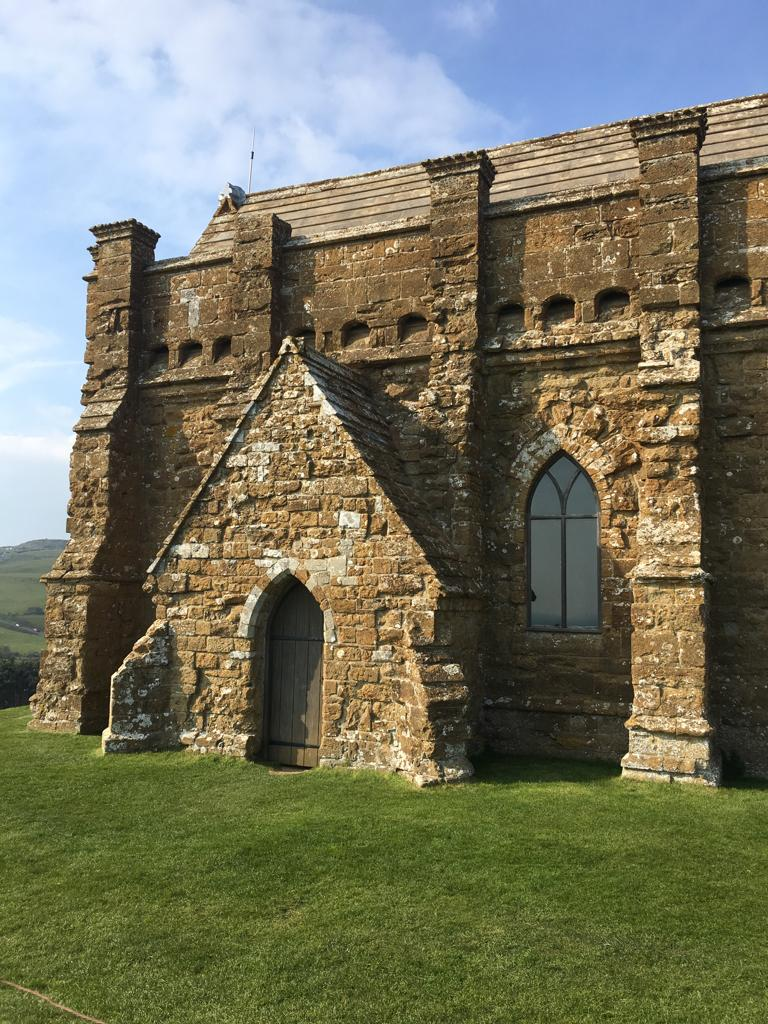
#> input picture recap/img/test.JPG, 768 x 1024 px
$ jupyter execute --allow-errors recap.ipynb   (shell and % lines are left out)
#> lines starting #> are read from the running program, lines starting #| are printed output that depends on the picture
Osnabrück University - Computer Vision (Winter Term 2020/21) - Prof. Dr.-Ing. G. Heidemann, Ulf Krumnack, Axel Schaffland, Ludwig Schallner, Artem Petrov

# Recap I

This sheet is a recap of the first half of the term. Neither do you have to present it to your tutors nor will it count to the number of passed sheets required for the exam. I.e. you do not have to complete this sheet but we highly recommend that you solve the assignments as part of your preparations for the exam.

## Introduction

**a)** What are the goals of *computer vision* and *image processing*? Name some subtasks. Give one example problem and describe how to solve it with the algorithms presented in this course.

**Goal of CV**: Recognition of the image by the computer
- detection of regions of interest
- boundary detection
- feature extraction
- classification of colors, shapes, objects
- 3D representations of real scenes
- reconstruction of 3D surfaces
- motion detection
    - object / background separation
    - direction and velocity computation
    - object tracking

**Goal of image processing**: Enhance images to facilitate analysis by a human
- repair corrupted images
- compensation of bad acquisition conditions (e.g. contrast enhancement)
- improve perceptibility (e.g. contrast enhancement)
- 'highlight' information

**Example problem: Basic object recognition**

A simple approach for object recognition is **template matching**:
- construct a template (prototypical model of the object you'd like to find in the image)
- search for template in image by computing  similarity between template and underlying image patch
    - two similarity measures
        - mean absolute difference (MAD)
        - correlation coefficient (better)

**b)** Describe the difference between *top down* and *bottom up* strategies. From another perspective they are called?

Those are processing strategies:

**bottom up**:
- starting from data
- looking for increasingly complex features and connections until they match the model
- aka **data driven**

**top down**:
- try to find model within data
- aka **model driven**

Commonly a mixture of both is used!

**c)** What is the semantic gap?

The **semantic gap** refers to the hope for a correlation between low level features and high level concepts.

## Image Acquisition

**a)** Draw (on paper) the concept of a pinhole camera. Draw at least an object, rays, the pinhole, and the image plane.

**b)** Explain how human color vision works.

- visible wavelengths: $\approx 380 nm - 750 nm$
- the eye contains three types of receptors with different spectral sensitivities (RGB)
- arranged side by side in the retina
- so we reduce the incoming spectrum to just three stimuli $\infty \rightarrow 3$ dimensions

**c)** Is a Bayer-Filter a local operator? Explain your answer!

No, even though it's also called filter (just like filter kernels), it's a pixel layout of a 1-chip camera.

**d)**  What is the smallest distance between two pixels under 4-/8-neighborhood?

$4$-neighborhood: **manhattan distance**: $|x_1 - x_2| + |y_1 - y_2|$
$\rightarrow$ In $4$-neighborhood, you can move only up/down/left/right, that's manhattan distance

$8$-neighborhood: **chessboard distance**: $\max (|x_1 - x_2|, |y_1 - y_2|)$
$\rightarrow$ In $8$-neighborhood, you can move as the king in chess

**e)** Name the two types of loss of information and give an example for each.

**Stochastic loss:** E.g. noise

**Deterministic loss:** E.g. projection and sampling, bad camera parameters (over-/underexposure, bad focus), motion blur

## Basic Operators

**a)** What is a *point operator*, a *local operator*, a *global operator*? Provide examples for each of them. Which are *linear* which are not? Give an example for a *non-homogenous* operator. Describe application scenarios for different operators. What is a *rank filter*?

**point operator:** $g'(x, y) = O(g(x, y))$ $\rightarrow$ result pixel depends only on input pixel
- e.g. **thresholding**: $g'(x, y) = \Theta (g(x, y) - \vartheta)$ with threshold $\vartheta$ and $\Theta (x) = 0$ for $x < 0$ and $\Theta (x) = 1$ otherwise
    - non-linear, it does matter whether you first multiply each pixel by scalar and then apply or vice versa
    - application example: binarization of a bimodal distribution
- another example would be a **linear transform**, e.g. $g'(x, y) = a \cdot g(x, y) + b$
    - obviously linear
    - application example: luminance- and contrast-enhancement

**local operator:** $g'(x, y) = O(g(x, y), g(surroundings(x, y)))$ $\rightarrow$ result pixel depends on input pixel + surrounding pixels
- e.g. **convolution** defined by filter kernel: $g'(x, y) = \sum_{i \in [-m, m]} \sum_{j \in [-n, n]} k(i+m, j+n) \cdot g(x+i, y+j)$ (scalar product of kernel and image patch)
    - linear (scalar product, we had to prove that)
    - application example: smoothing, edge detection

**global operator:** $g'(x, y) = O(g(all pixels))$ $\rightarrow$ result pixel depends on all pixels of the input image
- e.g. **Fourier transform**: Transforms image $g$ from the spatial domain to the frequency domain
    - linear (additivity and homogeneity hold)
    - application example:
        - fast computation of convolution in Fourier space (just a multiplication)
        - detect texture in images
        - compression

**non-homogeneous operator**
 - depends explicitly on the location: $g'(x, y) = O(g(x, y), x, y)$
 - means that the operator does change based on the pixel location (different behavior)
 - e.g. darken upper part of the image such as a bright sky (depends on $y$ value)

**Rank filter:**
- local operator
- non-linear (can not be implemented as convolution)
- sort gray values covered by kernel
- select gray value from sorted list that replaces the current pixel (result)
- the selection of the position determines the type of rank filter:
    - **min filter**: select min gray value (first position)
    - **median filter**: select center of the list
    - **max filter**: select max gray value (last position)
- rank filters can be used for several purposes:
    - image quality enhancement, e.g. smoothing, sharpening
    - image pre-processing, e.g. noise reduction, contrast enhancement
    - feature extraction, e.g. border detection, isolated point detection
    - image post-processing, e.g. small object removal, object grouping, contour smoothing

**b)** Load an image and apply different local operators (convolution, nonlinear smoothing, morphological) and display the results. Explain their effects and possible applications.

[cell 1]
from skimage import filters, morphology
import matplotlib.pyplot as plt
import numpy as np
import random

def get_test_img():
    return plt.imread('img/test.JPG')
#> returned value is the input picture: shape (1024, 768, 3); mean R, G, B 117, 117, 95.8

def get_test_img_gray():
    img = get_test_img()
    black_white = np.zeros((img.shape[0], img.shape[1]))
    for x in range(img.shape[0]):
        for y in range(img.shape[1]):
            black_white[x][y] = np.sum(img[x][y]) / 3
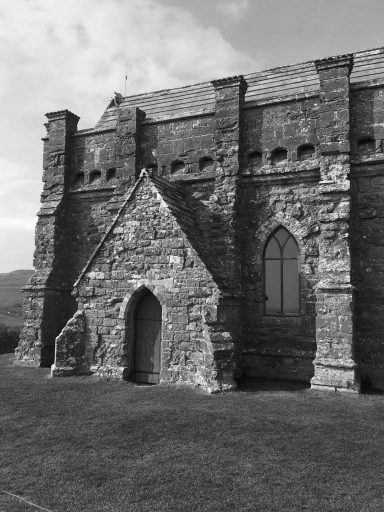
#> black_white: shape (1024, 768) float64 (shown at 1/2 size); min 1.67, max 255, mean 110
    return black_white / black_white.max()
#> returned value: shape (1024, 768) float64

def generate_noisy_img(img):
    prob = 0.5
    noisy_img = img.copy()

    for x in range(1, noisy_img.shape[0] - 1, 2):
        for y in range(1, noisy_img.shape[1] - 1, 4):
            # add noise
            if random.random() < prob:
                if random.choice([0, 1]) == 0:
                    noisy_img[x][y] = 0
                    noisy_img[x - 1][y] = 0
                    noisy_img[x + 1][y] = 0
                else:
                    noisy_img[x][y] = 1
                    noisy_img[x - 1][y] = 1
                    noisy_img[x + 1][y] = 1
    return noisy_img

def apply_laplace(img):
    # laplace is really prone to noise --> smooth first via gaussian
    img = filters.gaussian(img)
    return filters.laplace(img)

def get_binarized_img(img, thresh):
#> called with thresh = 0.2
    tmp = img.copy()
    for x in range(img.shape[0]):
        for y in range(img.shape[1]):
            if tmp[x][y] < thresh:
                tmp[x][y] = 1
            else:
                tmp[x][y] = 0
    return tmp

plt.figure(figsize=(26, 10))

img = get_test_img_gray()

plt.subplot(2, 7, 1); plt.title('original image'); plt.imshow(img, cmap='gray')
plt.subplot(2, 7, 2); plt.title('conv gaussian'); plt.imshow(filters.gaussian(img, sigma=2.5), cmap='gray')
# there's also sobel_v and sobel_h for just using the vertical / horizontal version
plt.subplot(2, 7, 3); plt.title('conv sobel'); plt.imshow(filters.sobel(img), cmap='gray')
plt.subplot(2, 7, 4); plt.title('noisy img'); plt.imshow(generate_noisy_img(img), cmap='gray')
plt.subplot(2, 7, 5); plt.title('median filtering of noisy img'); plt.imshow(filters.rank.median(generate_noisy_img(img)), cmap='gray')
plt.subplot(2, 7, 6); plt.title('rank max'); plt.imshow(filters.rank.maximum(img, morphology.disk(10)), cmap='gray')
plt.subplot(2, 7, 7); plt.title('binarized img'); plt.imshow(get_binarized_img(img, 0.2), cmap='gray')
plt.subplot(2, 7, 8); plt.title('erosion of binarized img'); plt.imshow(morphology.binary_erosion(get_binarized_img(img, 0.2)), cmap='gray')
plt.subplot(2, 7, 9); plt.title('dilation of binarized img'); plt.imshow(morphology.binary_dilation(get_binarized_img(img, 0.2)), cmap='gray')
plt.subplot(2, 7, 10); plt.title('binary opening'); plt.imshow(morphology.binary_opening(get_binarized_img(img, 0.2)), cmap='gray')
plt.subplot(2, 7, 11); plt.title('binary closing'); plt.imshow(morphology.binary_closing(get_binarized_img(img, 0.2)), cmap='gray')
plt.subplot(2, 7, 12); plt.title('non-linear smoothing (rank - mean)'); plt.imshow(filters.rank.mean(img, morphology.disk(10)), cmap='gray')
plt.subplot(2, 7, 13); plt.title('conv laplace'); plt.imshow(apply_laplace(img), cmap='gray')
plt.subplot(2, 7, 14); plt.title('enhanced contrast'); plt.imshow(filters.rank.enhance_contrast(img, morphology.disk(10)), cmap='gray')

plt.show()
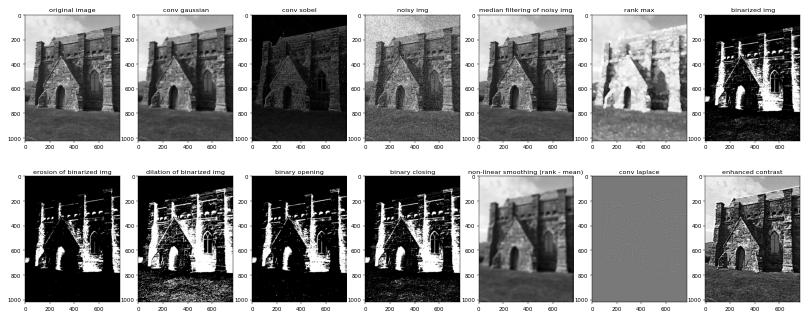
#> figure drawn by matplotlib, 14 panels

**Effects and possible applications**
- Convolution with **Gaussian** filter
    - smoothing (blurring)
    - noise reduction
- Convolution with **Sobel** filter
    - edge detection (horizontal, vertical, diagonal)
    - corresponds to first derivative of pixel intensity values
    - e.g. for object detection
- Rank filter **median**
    - sort gray values covered by kernel
    - select center
    - e.g. removing noise (very good)
- Rank filter **max**
    - sort gray values covered by kernel
    - select max
    - e.g. brightening?
- **Binarized** image
    - thresholded (below thresh $0$, above $1$)
- **Erosion** of binarized image
    - removes irregularities
    - cuts off fringe of objects
- **Dilation** of binarized image
    - enlarges objects (adds pixel at fringe)
    - fills up holes
- **Opening**
    - compound operation: erosion followed by dilation
    - e.g. remove irregularities without making object smaller
- **Closing**
    - compound operation: dilation followed by erosion
    - e.g. fill up holes without making object larger
- **Non-linear smoothing** by rank mean
    - rank filter that takes mean of image patch
    - isn't that the same as a box filter?
    - e.g. median filter - remove outliers
- Convolution with **Laplace** filter
    - edge detection (independent of direction)
    - detects gray value jumps
    - corresponds to second derivative of pixel intensity values
    - very noise-sensitive; should be smoothed before application
- **Contrast enhancement** by rank filter
    - replaces each pixel by the local maximum if the pixel gray value is closer to the local maximum than the local minimum
    - otherwise it is replaced by the local minimum

**c)**
With pen and paper: Generate a random  $5 \times 5$ image and smooth this image by a $3 \times 3$ laplace filter. Select a border handling mode of your choice.

[cell 2]
from scipy import ndimage
import numpy as np
import matplotlib.pyplot as plt

img = np.array([[0, 100, 200, 100, 0], [0, 0, 200, 0, 0], [0, 0, 200, 0, 0], [0, 0, 100, 0, 0], [0, 0, 100, 0, 0]])
laplace_kernel = np.array([[0, 1, 0], [1, -4, 1], [0, 1, 0]])
laplace = ndimage.convolve(img, laplace_kernel, mode='nearest')

print("result:\n", laplace)

plt.figure(figsize=(10, 10))
plt.subplot(1, 2, 1); plt.title('original img'); plt.imshow(img, cmap='gray')
plt.subplot(1, 2, 2); plt.title('laplace filtered'); plt.imshow(laplace, cmap='gray')

plt.show()
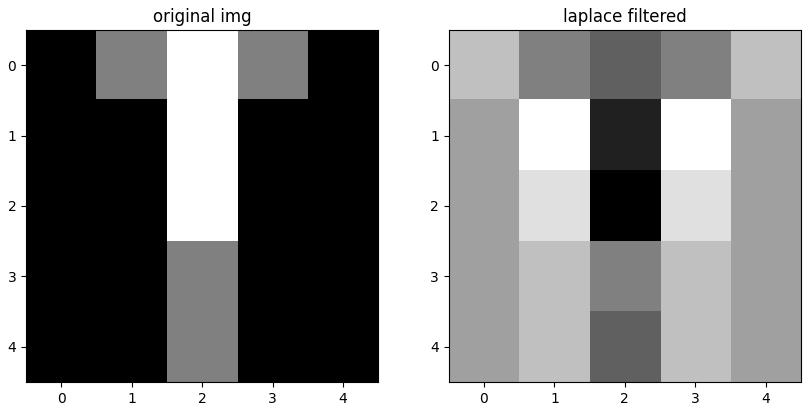
#> figure drawn by matplotlib, 2 panels

**d)** Give an example $3\times3$ kernel for the following filters and briefly explain their use:
* Box
* Binomial
* Sobel (one direction of your choice)
* Laplace

**Box Filter**

- smoothing, e.g. for noise reduction
- super simple, just averaging
- problem: hard border (one pixel completely in, next completely out)

$k_{Box} = \frac{1}{9} \cdot
\left[ \begin{array}{rrr}
1 & 1 & 1 \\
1 & 1 & 1 \\
1 & 1 & 1 \\
\end{array}\right]$

**Binomial Filter**
- discrete approximation of Gaussian kernel
- makes hard border of box filter smooth
- also smoothing (noise reduction), but better

$k_{Bin} = \frac{1}{16} \cdot
\left[ \begin{matrix}
1 & 2 & 1 \\
2 & 4 & 2 \\
1 & 2 & 1 \\
\end{matrix} \right]$

**Sobel Filter (vertical version)**

- edge detection (for vertical edges)
- corresponds to 1st derivative of pixel intensities

$k_{Sobel} = \frac{1}{4} \cdot
\left[ \begin{matrix}
1 & 0 & -1 \\
2 & 0 & -2 \\
1 & 0 & -1 \\
\end{matrix} \right]$

**Laplace Filter**

- detects jumps of gray values (edges)
- edges in all direction
- corresponds to 2nd derivative of pixel intensities

$k_{Laplace} =
\left[ \begin{matrix}
0 & 1 & 0 \\
1 & -4 & 1 \\
0 & 1 & 0 \\
\end{matrix} \right]$

**e)** What are separable filter kernels?

The computational effort for an $m \times n$ kernel is $O(mn)$.
Some kernels are separable, i.e. are product of row vector and column vector, which leads to a more efficient convolution $O(m+n)$.

Examples for separable kernels are Gaussian, Sobel, and Box.

## Image Enhancement

**a)**  What is the histogram of an image? What is a gradient image and how is it computed? What is a histogram of gradients? Name some applications.

A **histogram** of a grayscale image counts the occurrences for each gray value in the image.
Application examples:
- find threshold for binarization of a bimodal distribution
- histogram equalization to enhance contrast

An image **gradient** is a directional change in the intensity or color in an image:
- gradient of the image is one of the fundamental building blocks in image processing
- gradients ($x$ and $y$ derivatives) of an image are useful because the magnitude of gradients is large around edges and corners
(regions of abrupt intensity changes) and edges and corners provide a lot more information about object shape than flat regions
- e.g. canny edge detector uses image gradient for edge detection
- mathematically, the gradient of a two-variable function (here the image intensity function) at each image point is a 2D
 vector with the components given by the derivatives in the horizontal and vertical directions
- at each image point, the gradient vector points in the direction of largest possible intensity increase
- the length of the gradient vector corresponds to the rate of change in that direction
- most common **way to approximate the image gradient is to convolve an image with a kernel**, such as the sobel operator

**Gradient image**

- image after filtering with a gradient filter, e.g. Sobel
- filtering the image with the horizontal and vertical Sobel filters $[-1, 0, 1]$ and $[-1, 0, 1]^T$

**Histogram of oriented gradients (HOG)**

- to calculate a HOG descriptor, we need to first calculate the horizontal and vertical gradients (sobel)
- afterwards, we can get the magnitude and direction of the gradient at every pixel:
    - **gradient magnitude**: $m'(x, y) = \sqrt{\Delta_x g^2 + \Delta_y g^2}$
    - **direction:** Use the inverse tangent: $\beta(x, y) = arctan(\frac{\Delta_y g}{\Delta_x g})$
- next step is to create a histogram of gradients:
    - a bin is selected based on the direction, and the vote (the value that goes into the bin) is selected based on the magnitude
- such a HOG can be further processed and become a feature vector that can for example be used in classification

**b)** Give formulae for information content and average information content. What do information content and entropy measure? On the slides $\log_n$ is used for information content and $\log_2$ is used for entropy. Why?

**Information content** $I(e) = -\log_n P(e)$ for $n$-valued symbols where $P(e)$ is the probability of event $e$
- measures 'information' based on the idea that less probable events are more informative
- quantifying the level of "surprise" of a particular outcome
- aka surprisal or Shannon information
- the information content can be expressed in various units of information, of which the most common is the bit
- different choices of base correspond to different units of information

**Avg information content aka entropy** $E = - \sum_{i = 1}^{n} P(e_i) \log_2 P(e_i)$
- measures the average information content and thus
    - is very high if every event is equally likely
    - very low if there is only one outcome
- quantifying how surprising the random variable is "on average"
- measure on information in terms of uncertainty (chaos)
- e.g. if you have a coin that has only one result (heads on both sides), then you know beforehand what the result
  will be and there is no information gain by actually flipping it (entropy $0$)
- the entropy of a regular coin toss is $1$ - you can find out whether it's heads or tails with just one question: "Is it heads?"
- amount of information in $5$ coin flips is $5$ bits
- entropy - least amount of questions we have to ask
- we have a '$-$' in front of the sum, because we have the $\log$ of a value between $0$ and $1$ which gives us a negative value and we want our entrpy to be positive
    - large uncertainty (chaos) -> high positive number

The information content formula with base $n$ is just more general, but would be base $2$ as well for our purposes, we work with bits.

**Bonus**

Claude Shannon's definition of information content was chosen to meet several axioms:
- an event with probability 100% is perfectly unsurprising and yields no information
- the less probable an event is, the more surprising it is and the more information it yields
- if two independent events are measured separately, the total amount of information is the sum of the self-informations of the individual events

[cell 3]
import numpy as np
import matplotlib.pyplot as plt
from skimage import measure

img = np.array([
    [0, 1, 3, 7, 1, 0],
    [5, 3, 1, 4, 6, 0],
    [5, 7, 2, 0, 1, 4],
    [4, 2, 2, 5, 3, 7],
    [3, 4, 5, 0, 2, 1],
    [3, 7, 4, 1, 0, 2]
])

heights, bins = np.histogram(img, 8)

# max entropy for 3 bits would be 3
print("ENTROPY:", measure.shannon_entropy(img))

plt.figure(figsize=(10, 4))
plt.subplot(1, 2, 1); plt.title('img'); plt.imshow(img)
plt.subplot(1, 2, 2); plt.title('histogram'); plt.bar(bins[:-1], heights)
plt.show()
#> (the rest of the program and of its run is left out)
